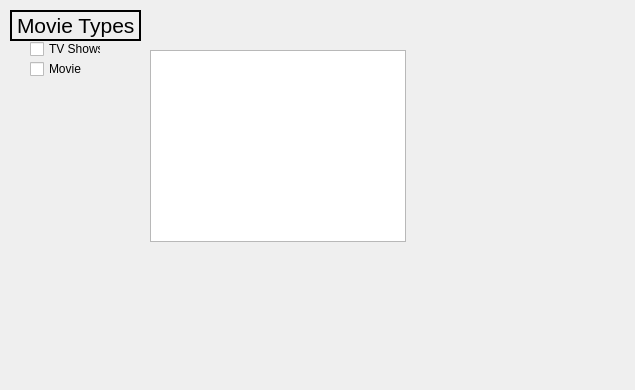
<?xml version="1.0" encoding="UTF-8"?>
<ui version="4.0">
 <class>UserPreferencesWindow</class>
 <widget class="QWidget" name="UserPreferencesWindow">
  <property name="geometry">
   <rect>
    <x>0</x>
    <y>0</y>
    <width>635</width>
    <height>390</height>
   </rect>
  </property>
  <property name="windowTitle">
   <string>Form</string>
  </property>
  <widget class="QCheckBox" name="checkBox_TVShow">
   <property name="geometry">
    <rect>
     <x>30</x>
     <y>40</y>
     <width>71</width>
     <height>18</height>
    </rect>
   </property>
   <property name="text">
    <string>TV Shows</string>
   </property>
  </widget>
  <widget class="QCheckBox" name="checkBox_Movie">
   <property name="geometry">
    <rect>
     <x>30</x>
     <y>60</y>
     <width>71</width>
     <height>18</height>
    </rect>
   </property>
   <property name="text">
    <string>Movie</string>
   </property>
  </widget>
  <widget class="QLabel" name="label_movieTypeText">
   <property name="geometry">
    <rect>
     <x>10</x>
     <y>10</y>
     <width>131</width>
     <height>31</height>
    </rect>
   </property>
   <property name="font">
    <font>
     <pointsize>16</pointsize>
    </font>
   </property>
   <property name="frameShape">
    <enum>QFrame::WinPanel</enum>
   </property>
   <property name="text">
    <string>Movie Types</string>
   </property>
  </widget>
  <widget class="QListWidget" name="listWidget_movieCategories">
   <property name="geometry">
    <rect>
     <x>150</x>
     <y>50</y>
     <width>256</width>
     <height>192</height>
    </rect>
   </property>
  </widget>
 </widget>
 <resources/>
 <connections/>
</ui>
